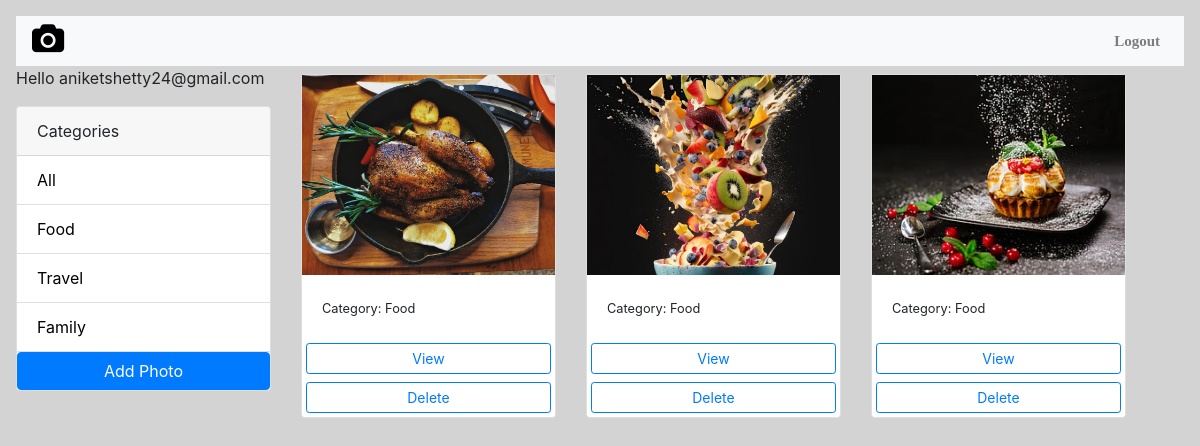
Page /gallery/?category=Food (signed in) on the committed database.
### Photo_Album_Application/models.py (models this page shows, shortened)
class Category(models.Model):
    class Meta:
        verbose_name = 'Category'
        verbose_name_plural = 'Categories'
    user = models.ForeignKey(
        User, on_delete=models.SET_NULL, null=True, blank=True)
    name = models.CharField(max_length=100, null=False, blank=False)

class Photo(models.Model):
    class Meta:
        verbose_name = 'Photo'
        verbose_name_plural = 'Photos'
    category = models.ForeignKey(
        Category, on_delete=models.SET_NULL, null=True, blank=True)
    image = models.ImageField(null=False, blank=False)
    description = models.TextField()

### Photo_Album_Application/views.py (the view)
# urls.py: path('gallery/', views.gallery, name='gallery'),
def gallery(request):
    user = request.user
    print(user, " gallery")
    category = request.GET.get('category')
    if category == None:
        photos = Photo.objects.filter(category__user=user)
    else:
        photos = Photo.objects.filter(
            category__name=category, category__user=user)
    categories = Category.objects.filter(user=user)
    context = {'categories': categories, 'photos': photos}
    return render(request, 'gallery.html', context)

### Photo_Album_Application/templates/gallery.html (shortened to what this page needs)
<!DOCTYPE html>
<html lang="en">
<head>
    <link href="https://stackpath.bootstrapcdn.com/bootstrap/4.5.2/css/bootstrap.min.css" rel="stylesheet">
    <link rel="stylesheet" href="https://cdnjs.cloudflare.com/ajax/libs/font-awesome/4.7.0/css/font-awesome.min.css">
    <link href="https://stackpath.bootstrapcdn.com/bootstrap/4.5.2/css/bootstrap.min.css" rel="stylesheet">
    <link rel="stylesheet" href="https://cdnjs.cloudflare.com/ajax/libs/font-awesome/4.7.0/css/font-awesome.min.css">
    {% load static %}
</head>
<body>
    <nav class="navbar navbar-expand-lg navbar-light bg-light">
        <a class="navbar-brand" href=""><i class="fa fa-camera" style="font-size:30px;color:black"></i></a>
        <div class="collapse navbar-collapse" id="navbarNav">
            <ul class="navbar-nav ml-auto">
                <li class="nav-item active">
                <li class="nav-item">
                    <a class="nav-link" href="{% url 'home'%}"><b>Logout</b></a>
                </li>
            </ul>
        </div>
    </nav>
    <body class="m-3">
    <div class="container">
        <div class="row">
            <div class="col-md-3">
                {% if request.user.is_authenticated %}
                <p>Hello {{request.user}}</p>
                {% endif %}
                <div class="card my-3">
                    <div class="card-header">
                        Categories
                    </div>
                    <ul class="list-group list-group-flush">
                        <li class="list-group-item">
                            <a href="{% url 'gallery' %}">All</a>
                        </li>
                        {% for category in categories %}
                        <li class=" list-group-item">
                            <a href="{% url 'gallery' %}?category={{category.name}}">
                                {{category.name}}
                            </a>
                        </li>
                        {% endfor %}
                        <a href="{% url 'add' %}" class="btn btn-primary btn-block ">Add Photo</a>
                    </ul>
                </div>
            </div>
            <div class="col-md-9">
                <div class="row">
                    {% for photo in photos %}
                    <div class="col-md-4">
                        <div class="card my-2">
                            <img class="image-thumbail" src="{{photo.image.url}}" alt="Card image cap">
                            <div class="card-body">
                                <small>Category: {{photo.category.name}}</small>
                            </div>
                            <a href="{% url 'photo' photo.id %}" class="btn btn-outline-primary btn-sm m-1">View</a>
                            <a class="btn btn-outline-primary btn-sm m-1" onclick ="delete_photo({{photo.id}})">Delete</a>
                        </div>
                    </div>
                    {% empty %}
                    <h3>No photos</h3>
                    {% endfor %}
                </div>
            </div>
        </div>
    </div>
</body>
<link rel='stylesheet' href='https://cdn.jsdelivr.net/npm/sweetalert2@7.12.15/dist/sweetalert2.min.css'></link>
</html>

### Photo_Album_Application/templates/gallery.html (style rules this page uses)
.image-thumbail { height: 200px; object-fit: cover; }
.list-group-item a { text-decoration: none; color: black; }
.navbar { font-family: Times, serif, Arial Black; font-size: 15px; background-color: grey; height: 60px; text-align: center; text-decoration: none; }
.navbar { font-family: Georgia, serif, Arial Black; font-size: 15px; background-color: black; height: 50px; text-align: center; text-decoration: none; }
body { background-color: lightgrey; }
.container { margin-left: -15px; }

### rows in the picture
Category: name "Food"
Category: name "Travel"
Category: name "Family"
Photo: image (picture), category.name "Food"
Photo: image (picture), category.name "Food"
Photo: image (picture), category.name "Food"

### other values in the picture
{{ request.user }} "aniketshetty24@gmail.com"
